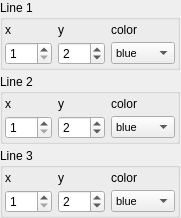
                  <widget class="QWidget" name="lines_scrollAreaWidgetContents_1">
                   <property name="geometry">
                    <rect>
                     <x>0</x>
                     <y>0</y>
                     <width>181</width>
                     <height>218</height>
                    </rect>
                   </property>
                   <layout class="QVBoxLayout" name="verticalLayout_3">
                    <property name="spacing">
                     <number>4</number>
                    </property>
                    <property name="leftMargin">
                     <number>0</number>
                    </property>
                    <property name="topMargin">
                     <number>0</number>
                    </property>
                    <property name="rightMargin">
                     <number>0</number>
                    </property>
                    <property name="bottomMargin">
                     <number>0</number>
                    </property>
                    <item>
                     <widget class="QGroupBox" name="line_groupBox_1_1">
                      <property name="sizePolicy">
                       <sizepolicy hsizetype="Fixed" vsizetype="Fixed">
                        <horstretch>0</horstretch>
                        <verstretch>0</verstretch>
                       </sizepolicy>
                      </property>
                      <property name="minimumSize">
                       <size>
                        <width>180</width>
                        <height>70</height>
                       </size>
                      </property>
                      <property name="maximumSize">
                       <size>
                        <width>180</width>
                        <height>70</height>
                       </size>
                      </property>
                      <property name="title">
                       <string>Line 1</string>
                      </property>
                      <layout class="QGridLayout" name="gridLayout">
                       <property name="leftMargin">
                        <number>2</number>
                       </property>
                       <property name="topMargin">
                        <number>0</number>
                       </property>
                       <property name="rightMargin">
                        <number>2</number>
                       </property>
                       <property name="bottomMargin">
                        <number>2</number>
                       </property>
                       <property name="verticalSpacing">
                        <number>2</number>
                       </property>
                       <item row="1" column="2">
                        <widget class="QComboBox" name="color_comboBox_1_1">
                         <property name="palette">
                          <palette>
                           <active>
                            <colorrole role="HighlightedText">
                             <brush brushstyle="SolidPattern">
                              <color alpha="255">
                               <red>0</red>
                               <green>0</green>
                               <blue>0</blue>
                              </color>
                             </brush>
                            </colorrole>
                           </active>
                           <inactive>
                            <colorrole role="HighlightedText">
                             <brush brushstyle="SolidPattern">
                              <color alpha="255">
                               <red>0</red>
                               <green>0</green>
                               <blue>0</blue>
                              </color>
                             </brush>
                            </colorrole>
                           </inactive>
                           <disabled>
                            <colorrole role="HighlightedText">
                             <brush brushstyle="SolidPattern">
                              <color alpha="255">
                               <red>0</red>
                               <green>0</green>
                               <blue>0</blue>
                              </color>
                             </brush>
                            </colorrole>
                           </disabled>
                          </palette>
                         </property>
                         <property name="font">
                          <font>
                           <pointsize>8</pointsize>
                          </font>
                         </property>
                         <property name="styleSheet">
                          <string notr="true"/>
                         </property>
                         <item>
                          <property name="text">
                           <string>blue</string>
                          </property>
                         </item>
                         <item>
                          <property name="text">
                           <string>red</string>
                          </property>
                         </item>
                         <item>
                          <property name="text">
                           <string>black</string>
                          </property>
                         </item>
                         <item>
                          <property name="text">
                           <string>green</string>
                          </property>
                         </item>
                         <item>
                          <property name="text">
                           <string>orange</string>
                          </property>
                         </item>
                         <item>
                          <property name="text">
                           <string>yellow</string>
                          </property>
                         </item>
                        </widget>
                       </item>
                       <item row="1" column="1">
                        <widget class="QSpinBox" name="y_spinBox_1_1">
                         <property name="minimum">
                          <number>1</number>
                         </property>
                         <property name="value">
                          <number>2</number>
                         </property>
                        </widget>
                       </item>
                       <item row="1" column="0">
                        <widget class="QSpinBox" name="x_spinBox_1_1">
                         <property name="minimum">
                          <number>1</number>
                         </property>
                        </widget>
                       </item>
                       <item row="0" column="1">
                        <widget class="QLabel" name="y_label_1_1">
                         <property name="text">
                          <string>y</string>
                         </property>
                        </widget>
                       </item>
                       <item row="0" column="0">
                        <widget class="QLabel" name="x_label_1_1">
                         <property name="text">
                          <string>x</string>
                         </property>
                        </widget>
                       </item>
                       <item row="0" column="2">
                        <widget class="QLabel" name="color_label_1_1">
                         <property name="text">
                          <string>color</string>
                         </property>
                        </widget>
                       </item>
                      </layout>
                     </widget>
                    </item>
                    <item>
                     <widget class="QGroupBox" name="line_groupBox_1_2">
                      <property name="sizePolicy">
                       <sizepolicy hsizetype="Fixed" vsizetype="Fixed">
                        <horstretch>0</horstretch>
                        <verstretch>0</verstretch>
                       </sizepolicy>
                      </property>
                      <property name="minimumSize">
                       <size>
                        <width>180</width>
                        <height>70</height>
                       </size>
                      </property>
                      <property name="maximumSize">
                       <size>
                        <width>180</width>
                        <height>70</height>
                       </size>
                      </property>
                      <property name="title">
                       <string>Line 2</string>
                      </property>
                      <layout class="QGridLayout" name="gridLayout_2">
                       <property name="leftMargin">
                        <number>2</number>
                       </property>
                       <property name="topMargin">
                        <number>0</number>
                       </property>
                       <property name="rightMargin">
                        <number>2</number>
                       </property>
                       <property name="bottomMargin">
                        <number>2</number>
                       </property>
                       <property name="verticalSpacing">
                        <number>2</number>
                       </property>
                       <item row="1" column="2">
                        <widget class="QComboBox" name="color_comboBox_1_2">
                         <property name="palette">
                          <palette>
                           <active>
                            <colorrole role="HighlightedText">
                             <brush brushstyle="SolidPattern">
                              <color alpha="255">
                               <red>0</red>
                               <green>0</green>
                               <blue>0</blue>
                              </color>
                             </brush>
                            </colorrole>
                           </active>
                           <inactive>
                            <colorrole role="HighlightedText">
                             <brush brushstyle="SolidPattern">
                              <color alpha="255">
                               <red>0</red>
                               <green>0</green>
                               <blue>0</blue>
                              </color>
                             </brush>
                            </colorrole>
                           </inactive>
                           <disabled>
                            <colorrole role="HighlightedText">
                             <brush brushstyle="SolidPattern">
                              <color alpha="255">
                               <red>0</red>
                               <green>0</green>
                               <blue>0</blue>
                              </color>
                             </brush>
                            </colorrole>
                           </disabled>
                          </palette>
                         </property>
                         <property name="font">
                          <font>
                           <pointsize>8</pointsize>
                          </font>
                         </property>
                         <property name="styleSheet">
                          <string notr="true"/>
                         </property>
                         <item>
                          <property name="text">
                           <string>blue</string>
                          </property>
                         </item>
                         <item>
                          <property name="text">
                           <string>red</string>
                          </property>
                         </item>
                         <item>
                          <property name="text">
                           <string>black</string>
                          </property>
                         </item>
                         <item>
                          <property name="text">
                           <string>green</string>
                          </property>
                         </item>
                         <item>
                          <property name="text">
                           <string>orange</string>
                          </property>
                         </item>
                         <item>
                          <property name="text">
                           <string>yellow</string>
                          </property>
                         </item>
                        </widget>
                       </item>
                       <item row="1" column="1">
                        <widget class="QSpinBox" name="y_spinBox_1_2">
                         <property name="minimum">
                          <number>1</number>
                         </property>
                         <property name="value">
                          <number>2</number>
                         </property>
                        </widget>
                       </item>
                       <item row="1" column="0">
                        <widget class="QSpinBox" name="x_spinBox_1_2">
                         <property name="minimum">
                          <number>1</number>
                         </property>
                        </widget>
                       </item>
                       <item row="0" column="1">
                        <widget class="QLabel" name="y_label_1_2">
                         <property name="text">
                          <string>y</string>
                         </property>
                        </widget>
                       </item>
                       <item row="0" column="0">
                        <widget class="QLabel" name="x_label_1_2">
                         <property name="text">
                          <string>x</string>
                         </property>
                        </widget>
                       </item>
                       <item row="0" column="2">
                        <widget class="QLabel" name="color_label_1_2">
                         <property name="text">
                          <string>color</string>
                         </property>
                        </widget>
                       </item>
                      </layout>
                     </widget>
                    </item>
                    <item>
                     <widget class="QGroupBox" name="line_groupBox_1_3">
                      <property name="sizePolicy">
                       <sizepolicy hsizetype="Fixed" vsizetype="Fixed">
                        <horstretch>0</horstretch>
                        <verstretch>0</verstretch>
                       </sizepolicy>
                      </property>
                      <property name="minimumSize">
                       <size>
                        <width>180</width>
                        <height>70</height>
                       </size>
                      </property>
                      <property name="maximumSize">
                       <size>
                        <width>180</width>
                        <height>70</height>
                       </size>
                      </property>
                      <property name="title">
                       <string>Line 3</string>
                      </property>
                      <layout class="QGridLayout" name="gridLayout_3">
                       <property name="leftMargin">
                        <number>2</number>
                       </property>
                       <property name="topMargin">
                        <number>0</number>
                       </property>
                       <property name="rightMargin">
                        <number>2</number>
                       </property>
                       <property name="bottomMargin">
                        <number>2</number>
                       </property>
                       <property name="verticalSpacing">
                        <number>2</number>
                       </property>
                       <item row="1" column="2">
                        <widget class="QComboBox" name="color_comboBox_1_3">
                         <property name="palette">
                          <palette>
                           <active>
                            <colorrole role="HighlightedText">
                             <brush brushstyle="SolidPattern">
                              <color alpha="255">
                               <red>0</red>
                               <green>0</green>
                               <blue>0</blue>
                              </color>
                             </brush>
                            </colorrole>
                           </active>
                           <inactive>
                            <colorrole role="HighlightedText">
                             <brush brushstyle="SolidPattern">
                              <color alpha="255">
                               <red>0</red>
                               <green>0</green>
                               <blue>0</blue>
                              </color>
                             </brush>
                            </colorrole>
                           </inactive>
                           <disabled>
                            <colorrole role="HighlightedText">
                             <brush brushstyle="SolidPattern">
                              <color alpha="255">
                               <red>0</red>
                               <green>0</green>
                               <blue>0</blue>
                              </color>
                             </brush>
                            </colorrole>
                           </disabled>
                          </palette>
                         </property>
                         <property name="font">
                          <font>
                           <pointsize>8</pointsize>
                          </font>
                         </property>
                         <property name="styleSheet">
                          <string notr="true"/>
                         </property>
                         <item>
                          <property name="text">
                           <string>blue</string>
                          </property>
                         </item>
                         <item>
                          <property name="text">
                           <string>red</string>
                          </property>
                         </item>
                         <item>
                          <property name="text">
                           <string>black</string>
                          </property>
                         </item>
                         <item>
                          <property name="text">
                           <string>green</string>
                          </property>
                         </item>
                         <item>
                          <property name="text">
                           <string>orange</string>
                          </property>
                         </item>
                         <item>
                          <property name="text">
                           <string>yellow</string>
                          </property>
                         </item>
                        </widget>
                       </item>
                       <item row="1" column="1">
                        <widget class="QSpinBox" name="y_spinBox_1_3">
                         <property name="minimum">
                          <number>1</number>
                         </property>
                         <property name="value">
                          <number>2</number>
                         </property>
                        </widget>
                       </item>
                       <item row="1" column="0">
                        <widget class="QSpinBox" name="x_spinBox_1_3">
                         <property name="minimum">
                          <number>1</number>
                         </property>
                        </widget>
                       </item>
                       <item row="0" column="1">
                        <widget class="QLabel" name="y_label_1_3">
                         <property name="text">
                          <string>y</string>
                         </property>
                        </widget>
                       </item>
                       <item row="0" column="0">
                        <widget class="QLabel" name="x_label_1_3">
                         <property name="text">
                          <string>x</string>
                         </property>
                        </widget>
                       </item>
                       <item row="0" column="2">
                        <widget class="QLabel" name="color_label_1_3">
                         <property name="text">
                          <string>color</string>
                         </property>
                        </widget>
                       </item>
                      </layout>
                     </widget>
                    </item>
                   </layout>
                  </widget>
